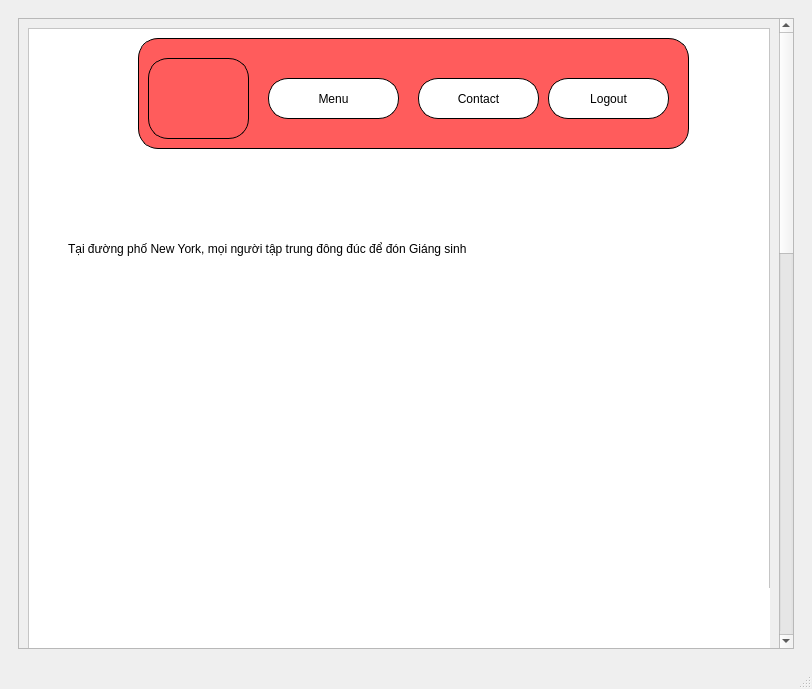
<?xml version="1.0" encoding="UTF-8"?>
<ui version="4.0">
 <class>MainWindow</class>
 <widget class="QMainWindow" name="MainWindow">
  <property name="geometry">
   <rect>
    <x>0</x>
    <y>0</y>
    <width>812</width>
    <height>689</height>
   </rect>
  </property>
  <property name="windowTitle">
   <string>MainWindow</string>
  </property>
  <widget class="QWidget" name="centralwidget">
   <layout class="QVBoxLayout" name="verticalLayout">
    <item>
     <widget class="QWidget" name="widget" native="true">
      <layout class="QVBoxLayout" name="verticalLayout_2">
       <item>
        <widget class="QScrollArea" name="scrollArea">
         <property name="widgetResizable">
          <bool>true</bool>
         </property>
         <widget class="QWidget" name="scrollAreaWidgetContents">
          <property name="geometry">
           <rect>
            <x>0</x>
            <y>0</y>
            <width>745</width>
            <height>1722</height>
           </rect>
          </property>
          <layout class="QVBoxLayout" name="verticalLayout_3">
           <item>
            <widget class="QFrame" name="frame">
             <property name="minimumSize">
              <size>
               <width>0</width>
               <height>1700</height>
              </size>
             </property>
             <property name="styleSheet">
              <string notr="true">background-color: rgb(255, 255, 255);</string>
             </property>
             <property name="frameShape">
              <enum>QFrame::StyledPanel</enum>
             </property>
             <property name="frameShadow">
              <enum>QFrame::Raised</enum>
             </property>
             <widget class="QLabel" name="lb_sanpham1_3">
              <property name="geometry">
               <rect>
                <x>40</x>
                <y>130</y>
                <width>681</width>
                <height>181</height>
               </rect>
              </property>
              <property name="styleSheet">
               <string notr="true">border: 0px;
font: 30pt &quot;MS Shell Dlg 2&quot;;
color: rgb(0, 0, 0);</string>
              </property>
              <property name="text">
               <string>Tại đường phố New York, mọi người tập trung đông đúc để đón Giáng sinh</string>
              </property>
              <property name="wordWrap">
               <bool>true</bool>
              </property>
             </widget>
             <widget class="QLabel" name="label">
              <property name="geometry">
               <rect>
                <x>40</x>
                <y>560</y>
                <width>711</width>
                <height>1041</height>
               </rect>
              </property>
              <property name="styleSheet">
               <string notr="true">font: 17.5pt &quot;MS Shell Dlg 2&quot;;
color: rgb(0, 0, 0);</string>
              </property>
              <property name="text">
               <string>Giáng sinh luôn mang đến cảm giác ấm áp và gần gũi, là dịp mà ai cũng muốn trao đi điều tốt đẹp cho những người quan trọng xung quanh mình. Bên cạnh những món quà cầu kỳ, sang trọng, một tấm giấy gửi thư Noel dành cho bạn bè lại trở thành món quà giản dị nhưng đầy cảm xúc, giúp lưu giữ những lời chúc chân thành nhất. Trong thời đại mọi thứ đều trở nên nhanh chóng qua tin nhắn và mạng xã hội, việc cầm trên tay một lá thư viết tay hoặc một tờ giấy trang trí theo phong cách Giáng sinh lại khiến người nhận cảm nhận được sự trân trọng và quan tâm hơn bao giờ hết.

Giấy gửi thư Noel thường được thiết kế với hình ảnh quen thuộc như cây thông, người tuyết, bông tuyết hay chú tuần lộc đáng yêu. Chỉ cần một vài họa tiết đơn giản cũng đủ làm nổi bật tinh thần lễ hội. Nhưng điều khiến nó trở nên đặc biệt lại không phải ở hình thức, mà ở những dòng chữ mà bạn đặt vào đó. Một lời chúc bình an, một câu cảm ơn vì đã đồng hành trong suốt một năm, hay chỉ đơn giản là lời nhắn rằng bạn trân trọng tình bạn này đến mức nào — tất cả đều khiến trái tim người nhận ấm lên trong không khí se lạnh của mùa Noel.

Nhiều người thích tự tay thiết kế giấy gửi thư Noel, bởi chính sự sáng tạo và nét bút riêng của mỗi người tạo nên sự độc đáo. Nhưng dù là mua sẵn hay tự làm, giá trị lớn nhất vẫn nằm ở cảm xúc được gửi gắm. Đối với bạn bè, đôi khi chúng ta không thường xuyên bày tỏ tình cảm, và Giáng sinh chính là thời điểm tuyệt vời để làm điều đó một cách tinh tế và chân thật. Một tấm giấy nhỏ cũng có thể mang theo những kỷ niệm, những hy vọng và những lời chúc đẹp đẽ cho năm mới.

Giấy gửi thư Noel không chỉ là món quà tượng trưng cho sự quan tâm, mà còn là cầu nối gắn kết tinh thần giữa bạn bè. Nó nhắc chúng ta nhớ rằng những điều giản dị đôi khi lại có sức mạnh lớn hơn bất kỳ món quà vật chất nào. Trong mùa Giáng sinh này, hãy thử dành ra vài phút để viết một lá thư nhỏ gửi đến những người bạn thân yêu — rất có thể, đó sẽ là món quà khiến họ nhớ mãi. Chúc bạn có một mùa Noel ấm áp và tràn ngập niềm vui bên những người bạn đáng quý.</string>
              </property>
              <property name="wordWrap">
               <bool>true</bool>
              </property>
             </widget>
             <widget class="QPushButton" name="pb_back">
              <property name="geometry">
               <rect>
                <x>580</x>
                <y>1610</y>
                <width>161</width>
                <height>61</height>
               </rect>
              </property>
              <property name="styleSheet">
               <string notr="true">font: 20pt &quot;MS Shell Dlg 2&quot;;
background-color: rgb(255, 78, 78);
color: rgb(255, 255, 255);
border-radius:22px;
border-color: rgb(0, 0, 0);</string>
              </property>
              <property name="text">
               <string>Back</string>
              </property>
             </widget>
             <widget class="QWidget" name="widget_3" native="true">
              <property name="geometry">
               <rect>
                <x>110</x>
                <y>10</y>
                <width>551</width>
                <height>111</height>
               </rect>
              </property>
              <property name="styleSheet">
               <string notr="true">border-radius: 20px;
background-color: rgb(255, 92, 92);
border: 1px solid black;</string>
              </property>
              <widget class="QPushButton" name="pushButton_3">
               <property name="geometry">
                <rect>
                 <x>10</x>
                 <y>20</y>
                 <width>101</width>
                 <height>81</height>
                </rect>
               </property>
               <property name="text">
                <string/>
               </property>
               <property name="icon">
                <iconset>
                 <normaloff>../Image/Logo App.png</normaloff>../Image/Logo App.png</iconset>
               </property>
               <property name="iconSize">
                <size>
                 <width>100</width>
                 <height>100</height>
                </size>
               </property>
              </widget>
              <widget class="QPushButton" name="pb_menu">
               <property name="geometry">
                <rect>
                 <x>130</x>
                 <y>40</y>
                 <width>131</width>
                 <height>41</height>
                </rect>
               </property>
               <property name="styleSheet">
                <string notr="true">background-color: rgb(255, 255, 255);
color: rgb(0, 0, 0);</string>
               </property>
               <property name="text">
                <string>Menu</string>
               </property>
              </widget>
              <widget class="QPushButton" name="pb_contact">
               <property name="geometry">
                <rect>
                 <x>280</x>
                 <y>40</y>
                 <width>121</width>
                 <height>41</height>
                </rect>
               </property>
               <property name="styleSheet">
                <string notr="true">background-color: rgb(255, 255, 255);
color: rgb(0, 0, 0);</string>
               </property>
               <property name="text">
                <string>Contact</string>
               </property>
              </widget>
              <widget class="QPushButton" name="pb_logout">
               <property name="geometry">
                <rect>
                 <x>410</x>
                 <y>40</y>
                 <width>121</width>
                 <height>41</height>
                </rect>
               </property>
               <property name="styleSheet">
                <string notr="true">background-color: rgb(255, 255, 255);
color: rgb(0, 0, 0);</string>
               </property>
               <property name="text">
                <string>Logout</string>
               </property>
              </widget>
             </widget>
             <widget class="QLabel" name="la_sanpham4_4">
              <property name="geometry">
               <rect>
                <x>70</x>
                <y>280</y>
                <width>611</width>
                <height>261</height>
               </rect>
              </property>
              <property name="text">
               <string/>
              </property>
              <property name="pixmap">
               <pixmap>../Image/Đường phố New York.jpg</pixmap>
              </property>
              <property name="scaledContents">
               <bool>true</bool>
              </property>
             </widget>
            </widget>
           </item>
          </layout>
         </widget>
        </widget>
       </item>
      </layout>
     </widget>
    </item>
   </layout>
  </widget>
  <widget class="QMenuBar" name="menubar">
   <property name="geometry">
    <rect>
     <x>0</x>
     <y>0</y>
     <width>812</width>
     <height>26</height>
    </rect>
   </property>
  </widget>
  <widget class="QStatusBar" name="statusbar"/>
 </widget>
 <resources/>
 <connections/>
</ui>
